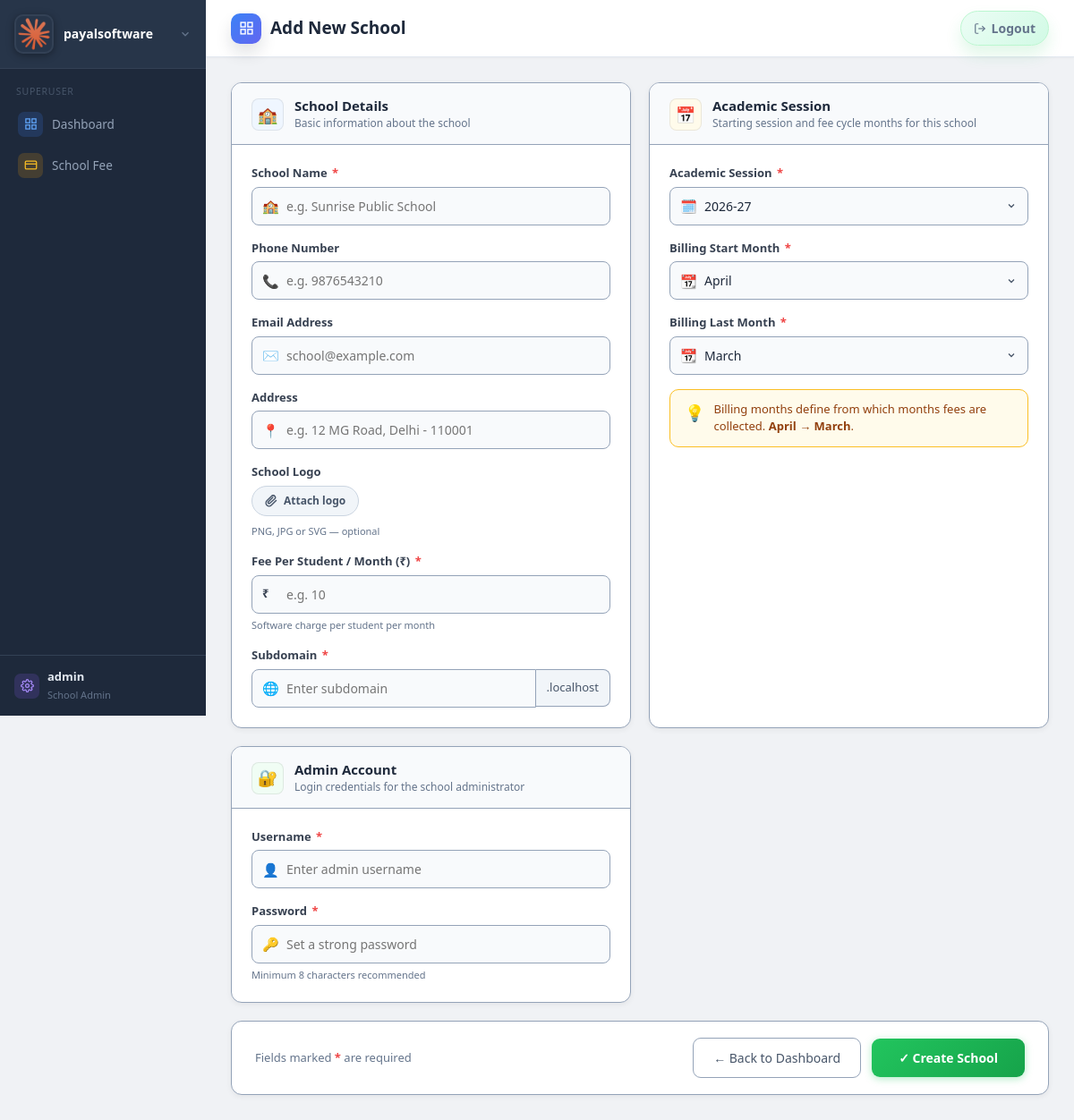
The page /super/schools/add/ (signed in) on the database its author committed.
### schoolapp/models.py (models this page shows, shortened)
class SuperUserSettings(models.Model):
    software_name = models.CharField(max_length=150, default='SchoolERP')
    superuser_name = models.CharField(max_length=150, blank=True)
    superuser_email = models.EmailField(blank=True)
    superuser_phone = models.CharField(max_length=20, blank=True)
    logo = models.ImageField(upload_to='software_logos/', blank=True, null=True)
    organization_address = models.TextField(blank=True)
    notes = models.TextField(blank=True)
    default_session = models.CharField(max_length=20, blank=True, default='',
                                       help_text='Default academic session shown on superuser dashboard and school fee pages.')
    updated_at = models.DateTimeField(auto_now=True)
    @classmethod
    def get_solo(cls):
        obj = cls.objects.order_by('pk').first()
        if obj:
            return obj
        return cls.objects.create()

class User(AbstractUser):
    SUPERUSER = 'superuser'
    SCHOOL_ADMIN = 'school_admin'
    ROLES = [(SUPERUSER, 'Super User'), (SCHOOL_ADMIN, 'School Admin')]
    role = models.CharField(max_length=20, choices=ROLES, default=SCHOOL_ADMIN)
    school = models.ForeignKey(School, on_delete=models.CASCADE, null=True, blank=True)
    def is_super(self):
        return self.role == self.SUPERUSER or self.is_superuser

### schoolapp/views/superuser_views.py (the view, shortened to what this page needs)
# urls.py: path('super/schools/add/', views.school_add, name='school_add'),
@super_only
def school_add(request):
    session_choices = get_academic_session_choices(past_years=2, future_years=10)
    su_settings = SuperUserSettings.get_solo()
    default_session = su_settings.default_session or session_choices[0][0]
    base_domain = getattr(django_settings, 'TENANT_BASE_DOMAIN', 'localhost')
    return render(request, 'superuser/school_add.html', {
        'session_choices': session_choices, 'month_choices': MONTH_CHOICES,
        'base_domain': base_domain, 'default_session': default_session,
    })

### templates/superuser/school_add.html (shortened to what this page needs)
{% extends 'base.html' %}
{% block page_title %}Add New School{% endblock %}
{% block content %}
<form method="post" action="{% url 'school_add' %}" enctype="multipart/form-data">
  <div class="as-body">
    <div class="as-section">
      <div class="as-section-head">
        <div class="sec-icon blue">🏫</div>
        <div>
          <h3>School Details</h3>
          <p>Basic information about the school</p>
        </div>
      </div>
      <div class="as-section-body">
        <div class="fg">
          <label>School Name <span class="req">*</span></label>
          <div class="input-wrap">
            <span class="input-icon">🏫</span>
            <input type="text" name="name" placeholder="e.g. Sunrise Public School" required autofocus>
          </div>
        </div>
        <div class="fg">
          <label>Phone Number</label>
          <div class="input-wrap">
            <span class="input-icon">📞</span>
            <input type="text" name="phone" placeholder="e.g. 9876543210">
          </div>
        </div>
        <div class="fg">
          <label>Email Address</label>
          <div class="input-wrap">
            <span class="input-icon">✉️</span>
            <input type="email" name="email" placeholder="school@example.com">
          </div>
        </div>
        <div class="fg">
          <label>Address</label>
          <div class="input-wrap">
            <span class="input-icon">📍</span>
            <input type="text" name="address" placeholder="e.g. 12 MG Road, Delhi - 110001">
          </div>
        </div>
        <div class="fg">
          <label>School Logo</label>
          <div class="logo-attach-row">
            <span class="logo-attach-btn" id="logo-attach-btn" onclick="document.getElementById('logo-input').click()">
              <svg width="14" height="14" viewBox="0 0 24 24" fill="none" stroke="currentColor" stroke-width="2.5" stroke-linecap="round" stroke-linejoin="round"><path d="M21.44 11.05l-9.19 9.19a6 6 0 01-8.49-8.49l9.19-9.19a4 4 0 015.66 5.66L9.42 16.4a2 2 0 01-2.83-2.83l8.49-8.48"/></svg>
              Attach logo
            </span>
          </div>
          <span class="hint" style="margin-top:4px;">PNG, JPG or SVG — optional</span>
        </div>
        <div class="fg">
          <label>Fee Per Student / Month (₹) <span class="req">*</span></label>
          <div class="input-wrap">
            <span class="input-icon" style="font-size:13px;font-weight:700;color:#374151;">₹</span>
            <input type="number" name="fee_per_student" placeholder="e.g. 10" min="0" step="1" required>
          </div>
          <span class="hint">Software charge per student per month</span>
        </div>
        <div class="fg">
          <label>Subdomain <span class="req">*</span></label>
          <div class="input-wrap" style="display:flex;align-items:center;gap:0;">
            <span class="input-icon">🌐</span>
            <input type="text" name="subdomain" id="subdomain-input"
                   placeholder="Enter subdomain"
                   pattern="[a-z0-9\-]*" title="Lowercase letters, numbers, and hyphens only"
                   style="border-radius:8px 0 0 8px;" autocomplete="off" required>
            <span id="subdomain-suffix"
                  style="padding:10px 12px;background:#f1f5f9;border:1.5px solid #94a3b8;border-left:none;border-radius:0 8px 8px 0;font-size:13px;color:#475569;white-space:nowrap;">.{{ base_domain }}</span>
          </div>
        </div>
      </div>
    </div>
    <div class="as-section">
      <div class="as-section-head">
        <div class="sec-icon amber">📅</div>
        <div>
          <h3>Academic Session</h3>
          <p>Starting session and fee cycle months for this school</p>
        </div>
      </div>
      <div class="as-section-body">
        <div class="fg">
          <label>Academic Session <span class="req">*</span></label>
          <div class="input-wrap">
            <span class="input-icon">🗓️</span>
            <select name="current_academic_session">
              {% for val, label in session_choices %}
                <option value="{{ val }}" {% if val == default_session %}selected{% endif %}>{{ label }}</option>
              {% endfor %}
            </select>
          </div>
        </div>
        <div class="fg">
          <label>Billing Start Month <span class="req">*</span></label>
          <div class="input-wrap">
            <span class="input-icon">📆</span>
            <select name="billing_start_month">
              {% for val, label in month_choices %}
                <option value="{{ val }}" {% if val == 'april' %}selected{% endif %}>{{ label }}</option>
              {% endfor %}
            </select>
          </div>
        </div>
        <div class="fg">
          <label>Billing Last Month <span class="req">*</span></label>
          <div class="input-wrap">
            <span class="input-icon">📆</span>
            <select name="billing_end_month">
              {% for val, label in month_choices %}
                <option value="{{ val }}" {% if val == 'march' %}selected{% endif %}>{{ label }}</option>
              {% endfor %}
            </select>
          </div>
        </div>
        <div class="tip-strip">
          <span style="font-size:18px;">💡</span>
          <span>Billing months define from which months fees are collected. <strong>April → March</strong>.</span>
        </div>
      </div>
    </div>
    <div class="as-section">
      <div class="as-section-head">
        <div class="sec-icon green">🔐</div>
        <div>
          <h3>Admin Account</h3>
          <p>Login credentials for the school administrator</p>
        </div>
      </div>
      <div class="as-section-body">
        <div class="fg">
          <label>Username <span class="req">*</span></label>
          <div class="input-wrap">
            <span class="input-icon">👤</span>
            <input type="text" id="preview-username" name="username"
              placeholder="Enter admin username" required
              autocomplete="off" spellcheck="false">
          </div>
        </div>
        <div class="fg">
          <label>Password <span class="req">*</span></label>
          <div class="input-wrap">
            <span class="input-icon">🔑</span>
            <input type="password" name="password" placeholder="Set a strong password" required>
          </div>
          <span class="hint">Minimum 8 characters recommended</span>
        </div>
      </div>
    </div>
  </div>
  <div class="as-actions">
    <div class="as-actions-left">
      Fields marked <strong style="color:#ef4444;">*</strong> are required
    </div>
    <div class="as-actions-right">
      <a href="{% url 'super_dashboard' %}" class="btn-back">← Back to Dashboard</a>
      <button type="submit" class="btn-create">✓ Create School</button>
    </div>
  </div>
</form>
{% endblock %}

### templates/base.html (shortened to what this page needs)
{% load static %}
<!DOCTYPE html>
<html lang="en">
<head>
<link rel="stylesheet" href="{% static 'css/style.css' %}">
<link rel="stylesheet" href="https://cdn.jsdelivr.net/npm/bootstrap@5.3.3/dist/css/bootstrap.min.css">
</head>
<body>
<div class="sidebar">
  <div class="brand" id="brand-profile">
    <button type="button" class="brand-trigger" onclick="toggleBrandProfile(event)" aria-expanded="false" aria-controls="brand-profile-menu">
      <div class="brand-inner">
        {% if app_settings and app_settings.logo %}
          <img src="{{ app_settings.logo.url }}" alt="{{ app_settings.software_name|default:'SchoolERP' }}" class="brand-logo">
        {% else %}
          <div class="brand-logo-fallback">
            <svg width="22" height="22" fill="none" stroke="#fff" stroke-width="2" viewBox="0 0 24 24"><path d="M3 9l9-7 9 7v11a2 2 0 0 1-2 2H5a2 2 0 0 1-2-2z"/><polyline points="9 22 9 12 15 12 15 22"/></svg>
          </div>
        {% endif %}
        <div class="brand-text">
          <div class="brand-name">{{ app_settings.software_name|default:'SchoolERP' }}</div>
        </div>
        <svg class="brand-chevron" width="14" height="14" fill="none" stroke="currentColor" stroke-width="2.2" viewBox="0 0 24 24"><polyline points="6 9 12 15 18 9"/></svg>
      </div>
    </button>
  </div>
  <nav>
    {% if user.is_super %}
      <div class="nav-section">Superuser</div>
      <a href="{% url 'super_dashboard' %}" {% if request.resolver_match.url_name == 'super_dashboard' %}class="active"{% endif %}>
        <span class="ni ni-blue"><svg width="15" height="15" fill="none" stroke="currentColor" stroke-width="2" viewBox="0 0 24 24"><rect x="3" y="3" width="7" height="7"/><rect x="14" y="3" width="7" height="7"/><rect x="3" y="14" width="7" height="7"/><rect x="14" y="14" width="7" height="7"/></svg></span>
        Dashboard
      </a>
      <a href="{% url 'super_school_fee_dashboard' %}" {% if request.resolver_match.url_name == 'super_school_fee_dashboard' or request.resolver_match.url_name == 'super_collect_fee' %}class="active"{% endif %}>
        <span class="ni ni-amber"><svg width="15" height="15" fill="none" stroke="currentColor" stroke-width="2" viewBox="0 0 24 24"><rect x="2" y="5" width="20" height="14" rx="2"/><line x1="2" y1="10" x2="22" y2="10"/></svg></span>
        School Fee
      </a>
    {% endif %}
  </nav>
  {% if not user.is_super %}
  <a href="{% url 'config_view' %}" class="user-info {% if request.resolver_match.url_name == 'config_view' %}active{% endif %}">
    <span class="ni ni-purple"><svg width="15" height="15" fill="none" stroke="currentColor" stroke-width="2" viewBox="0 0 24 24"><circle cx="12" cy="12" r="3"/><path d="M19.4 15a1.65 1.65 0 0 0 .33 1.82l.06.06a2 2 0 0 1-2.83 2.83l-.06-.06a1.65 1.65 0 0 0-1.82-.33 1.65 1.65 0 0 0-1 1.51V21a2 2 0 0 1-4 0v-.09A1.65 1.65 0 0 0 9 19.4a1.65 1.65 0 0 0-1.82.33l-.06.06a2 2 0 0 1-2.83-2.83l.06-.06A1.65 1.65 0 0 0 4.68 15a1.65 1.65 0 0 0-1.51-1H3a2 2 0 0 1 0-4h.09A1.65 1.65 0 0 0 4.6 9a1.65 1.65 0 0 0-.33-1.82l-.06-.06a2 2 0 0 1 2.83-2.83l.06.06A1.65 1.65 0 0 0 9 4.68a1.65 1.65 0 0 0 1-1.51V3a2 2 0 0 1 4 0v.09a1.65 1.65 0 0 0 1 1.51 1.65 1.65 0 0 0 1.82-.33l.06-.06a2 2 0 0 1 2.83 2.83l-.06.06A1.65 1.65 0 0 0 19.4 9a1.65 1.65 0 0 0 1.51 1H21a2 2 0 0 1 0 4h-.09a1.65 1.65 0 0 0-1.51 1z"/></svg></span>
    Settings
  </a>
  {% else %}
  <a href="{% url 'super_settings' %}" class="user-info {% if request.resolver_match.url_name == 'super_settings' %}active{% endif %}">
    <span class="ni ni-purple"></span>
    <div class="user-details">
      <strong>{{ user.username }}</strong>
      <small>{{ user.get_role_display }}</small>
    </div>
  </a>
  {% endif %}
</div>
<div class="main">
  <div class="topbar">
    <h1 class="page-title">
      {% with url_name=request.resolver_match.url_name|default:'' %}
        {% if url_name == 'student_list' or url_name == 'student_create' or url_name == 'student_edit' or url_name == 'student_delete' or url_name == 'student_promote' or url_name == 'student_fail' or url_name == 'student_transfer' or url_name == 'admission_bulk_upload' %}
          <span class="page-title-icon admission" aria-hidden="true">
            <svg fill="none" stroke="currentColor" stroke-width="2" viewBox="0 0 24 24"><path d="M16 21v-2a4 4 0 0 0-4-4H6a4 4 0 0 0-4 4v2"/><circle cx="9" cy="7" r="4"/><path d="M19 8v6"/><path d="M22 11h-6"/></svg>
          </span>
        {% elif 'payment' in url_name or url_name == 'super_school_fee_dashboard' or url_name == 'super_collect_fee' %}
          <span class="page-title-icon fee" aria-hidden="true">
            <svg fill="none" stroke="currentColor" stroke-width="2" viewBox="0 0 24 24"><rect x="3" y="4" width="18" height="16" rx="2"/><path d="M7 8h10"/><path d="M7 12h4"/><path d="M15 12h2"/><path d="M7 16h3"/></svg>
          </span>
        {% elif url_name == 'whatsapp_dashboard' %}
          <span class="page-title-icon whatsapp" aria-hidden="true">
            <svg fill="none" stroke="currentColor" stroke-width="2" viewBox="0 0 24 24"><path d="M18 8A6 6 0 0 0 6 8c0 7-3 9-3 9h18s-3-2-3-9"/><path d="M13.73 21a2 2 0 0 1-3.46 0"/></svg>
          </span>
        {% elif url_name == 'announcement_dashboard' %}
          <span class="page-title-icon announcement" aria-hidden="true">
            <svg fill="none" stroke="currentColor" stroke-width="2" viewBox="0 0 24 24"><path d="M3 11v2a1 1 0 0 0 1 1h2l3 3V8L6 11H4a1 1 0 0 0-1 1z"/><path d="M15 9a4 4 0 0 1 0 6"/><path d="M18 6a8 8 0 0 1 0 12"/></svg>
          </span>
        {% elif 'report' in url_name %}
          <span class="page-title-icon reports" aria-hidden="true">
            <svg fill="none" stroke="currentColor" stroke-width="2" viewBox="0 0 24 24"><path d="M14 2H6a2 2 0 0 0-2 2v16a2 2 0 0 0 2 2h12a2 2 0 0 0 2-2V8z"/><path d="M14 2v6h6"/><path d="M8 13h8"/><path d="M8 17h5"/></svg>
          </span>
        {% else %}
          <span class="page-title-icon dashboard" aria-hidden="true">
            <svg fill="none" stroke="currentColor" stroke-width="2" viewBox="0 0 24 24"><rect x="3" y="3" width="7" height="7"/><rect x="14" y="3" width="7" height="7"/><rect x="3" y="14" width="7" height="7"/><rect x="14" y="14" width="7" height="7"/></svg>
          </span>
        {% endif %}
      {% endwith %}
      <span>{% block page_title %}Dashboard{% endblock %}</span>
    </h1>
    <div class="topbar-right">
      <a class="topbar-logout" href="{% url 'logout' %}">
        <svg width="14" height="14" fill="none" stroke="currentColor" stroke-width="2" viewBox="0 0 24 24"><path d="M9 21H5a2 2 0 0 1-2-2V5a2 2 0 0 1 2-2h4"/><polyline points="16 17 21 12 16 7"/><line x1="21" y1="12" x2="9" y2="12"/></svg>
        Logout
      </a>
    </div>
  </div>
  <div class="content">
    {% block content %}{% endblock %}
  </div>
</div>
</body>
</html>

### rows shown on the page
SuperUserSettings: logo (picture), software_name "payalsoftware", current_academic_session "2026-27"
User: username "admin", role "School Admin"

### other values the page prints
{{ base_domain }} "localhost"
form field billing_start_month "April"
form field billing_end_month "March"
